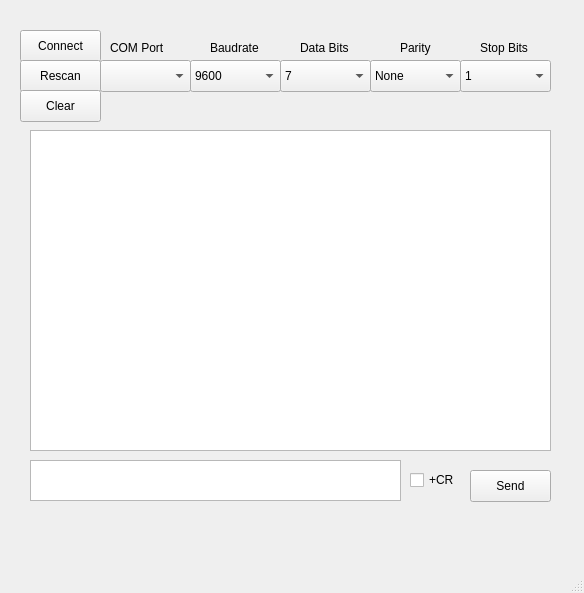
<?xml version="1.0" encoding="UTF-8"?>
<ui version="4.0">
 <class>MainWindow</class>
 <widget class="QMainWindow" name="MainWindow">
  <property name="geometry">
   <rect>
    <x>0</x>
    <y>0</y>
    <width>584</width>
    <height>593</height>
   </rect>
  </property>
  <property name="maximumSize">
   <size>
    <width>16777215</width>
    <height>16777215</height>
   </size>
  </property>
  <property name="windowTitle">
   <string>MainWindow</string>
  </property>
  <property name="animated">
   <bool>true</bool>
  </property>
  <widget class="QWidget" name="centralwidget">
   <widget class="QPushButton" name="btnConnect">
    <property name="geometry">
     <rect>
      <x>20</x>
      <y>30</y>
      <width>81</width>
      <height>32</height>
     </rect>
    </property>
    <property name="text">
     <string>Connect</string>
    </property>
   </widget>
   <widget class="QPushButton" name="btnRescan">
    <property name="geometry">
     <rect>
      <x>20</x>
      <y>60</y>
      <width>81</width>
      <height>32</height>
     </rect>
    </property>
    <property name="text">
     <string>Rescan</string>
    </property>
   </widget>
   <widget class="QPushButton" name="btnClear">
    <property name="geometry">
     <rect>
      <x>20</x>
      <y>90</y>
      <width>81</width>
      <height>32</height>
     </rect>
    </property>
    <property name="text">
     <string>Clear</string>
    </property>
   </widget>
   <widget class="QComboBox" name="cbPort">
    <property name="geometry">
     <rect>
      <x>100</x>
      <y>60</y>
      <width>91</width>
      <height>32</height>
     </rect>
    </property>
   </widget>
   <widget class="QComboBox" name="cbBaudrate">
    <property name="geometry">
     <rect>
      <x>190</x>
      <y>60</y>
      <width>91</width>
      <height>32</height>
     </rect>
    </property>
    <property name="currentText">
     <string>9600</string>
    </property>
    <property name="currentIndex">
     <number>1</number>
    </property>
    <item>
     <property name="text">
      <string>4800</string>
     </property>
    </item>
    <item>
     <property name="text">
      <string>9600</string>
     </property>
    </item>
    <item>
     <property name="text">
      <string>115200</string>
     </property>
    </item>
   </widget>
   <widget class="QComboBox" name="cbDataBits">
    <property name="geometry">
     <rect>
      <x>280</x>
      <y>60</y>
      <width>91</width>
      <height>32</height>
     </rect>
    </property>
    <item>
     <property name="text">
      <string>7</string>
     </property>
    </item>
    <item>
     <property name="text">
      <string>8</string>
     </property>
    </item>
   </widget>
   <widget class="QComboBox" name="cbParity">
    <property name="geometry">
     <rect>
      <x>370</x>
      <y>60</y>
      <width>91</width>
      <height>32</height>
     </rect>
    </property>
    <item>
     <property name="text">
      <string>None</string>
     </property>
    </item>
    <item>
     <property name="text">
      <string>Even</string>
     </property>
    </item>
    <item>
     <property name="text">
      <string>Odd</string>
     </property>
    </item>
   </widget>
   <widget class="QComboBox" name="cbStopBits">
    <property name="geometry">
     <rect>
      <x>460</x>
      <y>60</y>
      <width>91</width>
      <height>32</height>
     </rect>
    </property>
    <item>
     <property name="text">
      <string>1</string>
     </property>
    </item>
    <item>
     <property name="text">
      <string>2</string>
     </property>
    </item>
   </widget>
   <widget class="QTextBrowser" name="textBrowser">
    <property name="geometry">
     <rect>
      <x>30</x>
      <y>130</y>
      <width>521</width>
      <height>321</height>
     </rect>
    </property>
   </widget>
   <widget class="QPushButton" name="btnSend">
    <property name="geometry">
     <rect>
      <x>470</x>
      <y>470</y>
      <width>81</width>
      <height>32</height>
     </rect>
    </property>
    <property name="text">
     <string>Send</string>
    </property>
   </widget>
   <widget class="QCheckBox" name="checkBoxCR">
    <property name="geometry">
     <rect>
      <x>410</x>
      <y>470</y>
      <width>61</width>
      <height>20</height>
     </rect>
    </property>
    <property name="text">
     <string>+CR</string>
    </property>
   </widget>
   <widget class="QLabel" name="label">
    <property name="geometry">
     <rect>
      <x>110</x>
      <y>40</y>
      <width>60</width>
      <height>16</height>
     </rect>
    </property>
    <property name="text">
     <string>COM Port</string>
    </property>
   </widget>
   <widget class="QLabel" name="label_2">
    <property name="geometry">
     <rect>
      <x>210</x>
      <y>40</y>
      <width>60</width>
      <height>16</height>
     </rect>
    </property>
    <property name="text">
     <string>Baudrate</string>
    </property>
   </widget>
   <widget class="QLabel" name="label_3">
    <property name="geometry">
     <rect>
      <x>300</x>
      <y>40</y>
      <width>60</width>
      <height>16</height>
     </rect>
    </property>
    <property name="text">
     <string>Data Bits</string>
    </property>
   </widget>
   <widget class="QLabel" name="label_4">
    <property name="geometry">
     <rect>
      <x>400</x>
      <y>40</y>
      <width>41</width>
      <height>16</height>
     </rect>
    </property>
    <property name="text">
     <string>Parity</string>
    </property>
   </widget>
   <widget class="QLabel" name="label_5">
    <property name="geometry">
     <rect>
      <x>480</x>
      <y>40</y>
      <width>60</width>
      <height>16</height>
     </rect>
    </property>
    <property name="text">
     <string>Stop Bits</string>
    </property>
   </widget>
   <widget class="QTextEdit" name="teSend">
    <property name="geometry">
     <rect>
      <x>30</x>
      <y>460</y>
      <width>371</width>
      <height>41</height>
     </rect>
    </property>
   </widget>
  </widget>
  <widget class="QMenuBar" name="menubar">
   <property name="geometry">
    <rect>
     <x>0</x>
     <y>0</y>
     <width>584</width>
     <height>24</height>
    </rect>
   </property>
  </widget>
  <widget class="QStatusBar" name="statusbar"/>
 </widget>
 <resources/>
 <connections/>
</ui>
